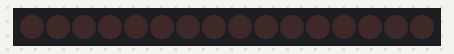
The sketch below on a simulated Arduino Uno, built with avr-gcc and run on an emulated ATmega328P. Parts: 16 shift-register outputs drawn as a row of LEDs (first output left, lit = HIGH). Wiring (inferred from the names in the program): 2 × shift register (74HC595): data pin 4; shift clock pin 2; latch pin 3. Wiring (inferred from the signals the program sends): row of LEDs: on Q0, Q1, Q2, Q3, Q4, Q5, Q6, Q7, Q8, Q9, Q10, Q11, Q12, Q13, Q14, Q15.

Above: at 0.5 s.
At 4.0 s:
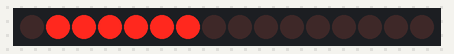
At 6.0 s:
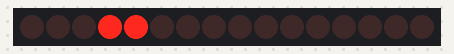
Timing chart, 0 to 10.4 s (numbered marks = the images above):
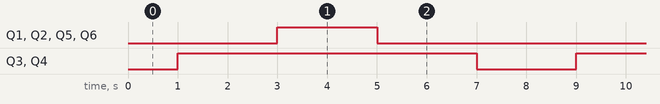

The sketch:

_595_matriz_de_led_contando_bits_03.ino
```cpp
// Este codigo aciona uma matriz 8x8 de LEDs bicolores
//usando 3 CIs 74HC595.
//O primeiro controla o acionamento dos LEDs vermelhos nas colunas.
//O segundo controla o acionamento dos LEDs verdes nas colunas.
//O terceiro controla o acionamento das linhas.
/*Desenvolvido por Alexandre Aravecchia
  Projetista, desenvolvedor, programador
 aravecchia@gmail.com
 www.aravecchia.weebly.com
 */
#include "Arduino.h"

// define os pinos de clock(11), latch(12) e data(14) do 74HC595
int CLOCK = 2;
int LATCH = 3;
int DATA = 4;

// Define uma pequena lista de caracteres (funcao concatenate, no libreoffice, ajuda muito!)
byte Fabiola[8] =  {
  B00000000, B00110000, B01111000, B01111100, B00111110, B01111100, B01111000, B00110000};
byte A[8] =  {
  B00000000, B01111111, B11111111, B11001100, B11001100, B11111111, B01111111, B00000000};
byte B[8] =  {
  B00000000, B11111111, B11111111, B11011011, B11011011, B11111011, B01101111, B00000110};
byte C[8] =  {
  B00000000, B00111100, B01111110, B11000011, B11000011, B11000011, B01100110, B01100110};
byte D[8] =  {
  B00000000, B11111111, B11111111, B11000011, B11000011, B11000011, B11111111, B01111110};
byte E[8] =  {
  B00000000, B11111111, B11111111, B11011011, B11011011, B11000011, B11000011, B11000011};
byte F[8] =  {
  B00000000, B11111111, B11111111, B11011000, B11011000, B11000000, B11000000, B11000000};
byte G[8] =  {
  B00000000, B00111100, B01111110, B11000011, B11001011, B11001011, B01101110, B01101110};
byte H[8] =  {
  B00000000, B11111111, B11111111, B00011000, B00011000, B00011000, B11111111, B11111111};
byte I[8] =  {
  B00000000, B00000000, B11000011, B11111111, B11111111, B11000011, B00000000, B00000000};
byte J[8] =  {
  B00000000, B00001110, B00001111, B00000011, B11000011, B11111111, B11111110, B11000000};
byte K[8] =  {
  B00000000, B11111111, B11111111, B00011100, B00111110, B11100111, B11000011, B10000001};
byte L[8] =  {
  B00000000, B11111111, B11111111, B00000011, B00000011, B00000011, B00000011, B00000011};
byte M[8] =  {
  B00000000, B11111111, B11111111, B00111000, B00011100, B00111000, B11111111, B11111111};
byte N[8] =  {
  B00000000, B11111111, B11111111, B01111000, B00111100, B00011110, B11111111, B11111111};
byte O[8] =  {
  B00000000, B00111100, B01111110, B11000111, B11000011, B11000111, B01111110, B00111100};
byte P[8] =  {
  B00000000, B11111111, B11111111, B11011000, B11011000, B11111000, B11110000, B01110000};
byte Q[8] =  {
  B00000000, B00111100, B01111110, B11000111, B11000011, B11000111, B01111111, B00111101};
byte R[8] =  {
  B00000000, B11111111, B11111111, B11011000, B11011100, B11111111, B11110111, B01110001};
byte S[8] =  {
  B00000000, B01100110, B11110111, B11010011, B11011011, B11001011, B11101111, B01101110};
byte T[8] =  {
  B00000000, B11000000, B11000000, B11111111, B11111111, B11000000, B11000000, B11000000};
byte U[8] =  {
  B00000000, B11111110, B11111111, B00000011, B00000011, B00000011, B11111111, B11111110};
byte V[8] =  {
  B00000000, B11100000, B11111100, B00011110, B00000011, B00011111, B11111110, B11110000};
byte W[8] =  {
  B00000000, B11111111, B11111111, B00000110, B00001100, B00000110, B11111111, B11111111};
byte X[8] =  {
  B00000000, B11000011, B11100111, B01111110, B00011100, B00111110, B11100111, B11000111};
byte Y[8] =  {
  B00000000, B11100000, B11110000, B00111111, B00011111, B00111111, B11110000, B11100000};
byte Z[8] =  {
  B00000000, B11000111, B11001111, B11011111, B11111111, B11110011, B11100011, B11000011};
byte zero[8] =  {
  B00000000, B00111100, B01111110, B11000111, B11010011, B11000111, B01111110, B00111100};
byte um[8] =  {
  B00000000, B00000000, B01100011, B11111111, B11111111, B11111111, B00000011, B00000000};
byte dois[8] =  {
  B00000000, B01100011, B11100111, B11001111, B11011111, B11111011, B11110011, B1100011};
byte tres[8] =  {
  B00000000, B01100110, B11100111, B11000011, B10011011, B11111111, B11101110, B01100110};
byte quatro[8] =  {
  B00000000, B00001110, B00011110, B00111110, B01110110, B11111111, B11111111, B0000011};
byte cinco[8] =  {
  B00000000, B11110011, B11110011, B11011011, B11011011, B11011111, B11001110, B11001100};
byte seis[8] =  {
  B00000000, B01111110, B11111111, B11011111, B11011011, B11011111, B11011110, B01001110};
byte sete[8] =  {
  B00000000, B11000000, B11000111, B11001111, B11011111, B11111000, B11110000, B11110000};
byte oito[8] =  {
  B00000000, B00001110, B01111111, B11111011, B11011011, B11111111, B01111111, B00001110};
byte nove[8] =  {
  B00000000, B01110011, B11111011, B11011011, B11011011, B11111111, B11111111, B00111100};
byte minus[8] =  {
  B00000000, B00000000, B00011000, B00011000, B00011000, B00011000, B00000000, B00000000};
byte direita[8] =  {
  B00000000, B11000011, B11100111, B01111110, B00111100, B00011000, B00011000, B00011000};
byte esquerda[8] =  {
  B00000000, B00011000, B00111100, B01111110, B11100111, B11000011, B10000001, B00000000};
byte doispontos[8] =  {
  B00000000, B00000000, B00000000, B01100110, B01100110, B00000000, B00000000, B00000000};
byte barradir[8] =  {
  B00000000, B00000010, B00000110, B00001100, B00011000, B00110000, B01100000, B01000000};
byte barraesq[8] =  {
  B00000000, B01000000, B01100000, B00110000, B00011000, B00001100, B00000110, B00000010};
byte asterisco[8] =  {
  B00000000, B00010000, B01010100, B00111000, B11111110, B00111000, B01010100, B00010000};
byte pcento[8] =  {
  B00000000, B01000010, B10100110, B01101100, B00011000, B00110010, B01100101, B01000010};
byte inter[8] =  {
  B00000000, B01100000, B11100000, B10001011, B11011011, B11111000, B01110000, B00100000};
byte exc[8] =  {
  B00000000, B00000000, B00000000, B11111011, B11111011, B00000000, B00000000, B00000000};
byte tilA[8] =  {
  B00000000, B00001111, B10011111, B10111110, B10110110, B10111110, B10011111, B00001111};
byte tilB[8] =  {
  B00000000, B00001110, B10011111, B10111111, B10110011, B10111111, B10011111, B0001110};
byte igual[8] =  {
  B00000000, B00000000, B01100110, B01100110, B01100110, B01100110, B00000000, B00000000};
byte plus[8] =  {
  B00000000, B00011000, B00011000, B01111110, B01111110, B00011000, B00011000, B00000000};
byte SPACE[8] =  {
  B00000000, B00000000, B00000000, B00000000, B00000000, B00000000, B00000000, B00000000};


void setup()
{
  Serial.begin(9600);

  pinMode(LATCH, OUTPUT);
  pinMode(CLOCK, OUTPUT);
  pinMode(DATA, OUTPUT);
}

void loop()
{
  int t=1000;
  {

    for (int z=0; z<8; z++)
    {
      digitalWrite(LATCH, LOW);                              //Le decimos a los registros que empiecen a escuchar los datos
      shiftOut(DATA, CLOCK, MSBFIRST, 0);                //Le decimos que en el ultimo registro no encienda nada
      shiftOut(DATA, CLOCK, MSBFIRST, plus[z]);  //Le decimos que imprima la línea z de la letra en el primer registro (rojo)
      digitalWrite(LATCH, HIGH);                             //Guarda y graba las salidas en los registros al poner a 1 el latch
                           //Apagamos esa fila poniendola en alto
      delay(t);
    }
  }
}
```

Measured:
- by itself, Q1, Q2, Q5, Q6: alternates HIGH for 2.0 s and LOW for 6.0 s
- by itself, Q3, Q4: alternates HIGH for 6.0 s and LOW for 2.0 s
- by itself, everything shown: repeats every 8.0 s, in 4 steps
